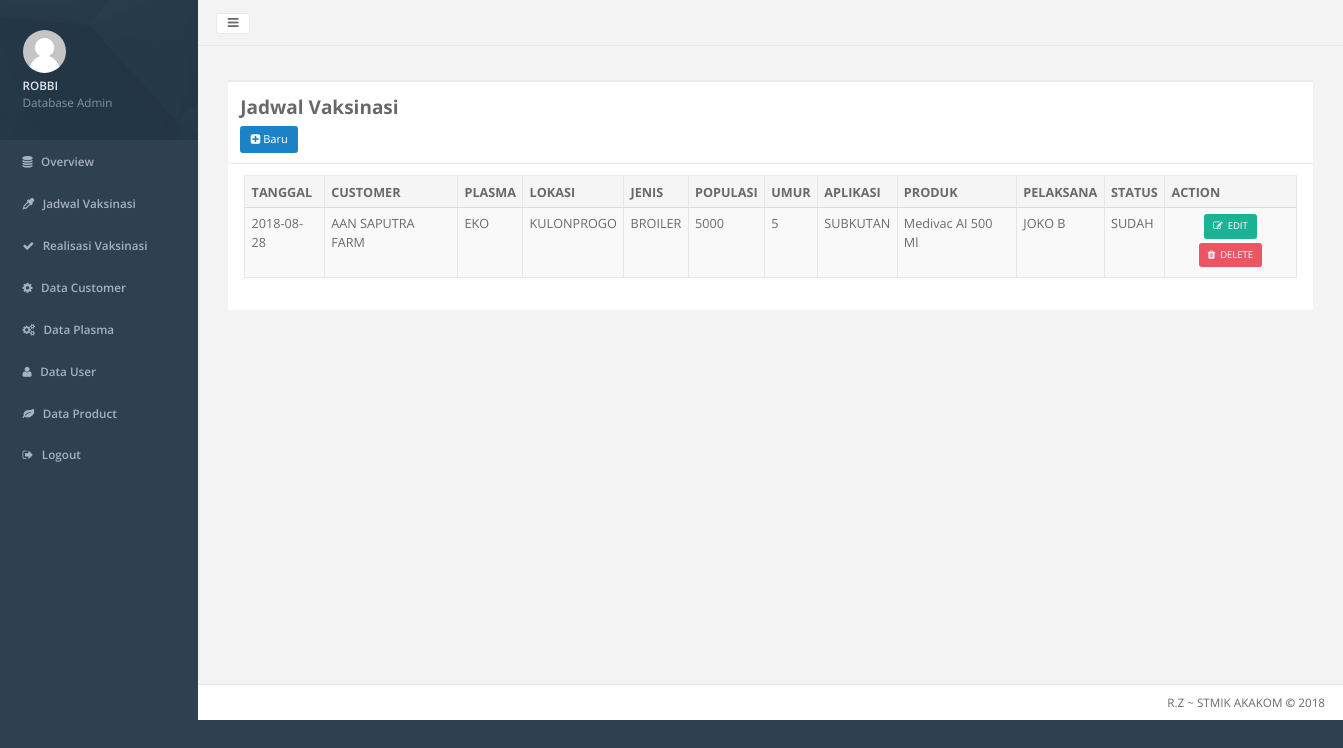
Page /_admin/home.php?hal=vaksinasi-data (signed in) on the earlier database version.
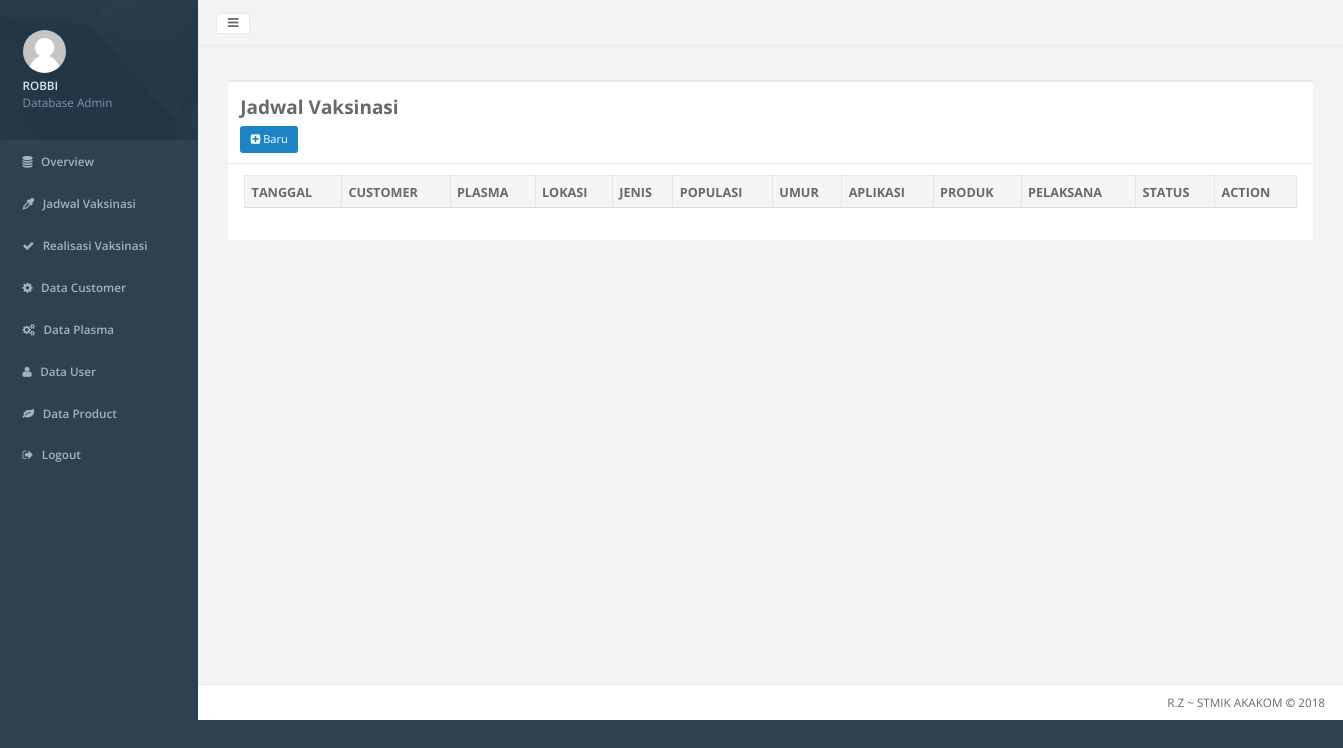
Same page on the later database version.
### tables this page shows
CREATE TABLE `vaksinasi` (
  `vacid` int(255) NOT NULL,
  `plasmacode` int(8) NOT NULL,
  `stockcode` varchar(8) NOT NULL,
  `pelaksana` int(8) NOT NULL,
  `tanggal` date NOT NULL,
  `jenis` enum('LAYER','BROILER','PEJANTAN','BREEDING','BEBEK') NOT NULL,
  `populasi` int(8) NOT NULL,
  `umur` int(4) NOT NULL,
  `aplikasi` enum('SUBKUTAN','IM-DADA','IM-PAHA','T-MATA','T-MULUT','T-HIDUNG','MINUM','SPRAY','SAYAP') NOT NULL,
  `status` enum('BELUM','SUDAH') NOT NULL DEFAULT 'BELUM',
  `donumber` varchar(16) DEFAULT NULL,
  `batch` varchar(16) DEFAULT NULL,
  `kmstart` int(8) DEFAULT NULL,
  `kmfinish` int(8) DEFAULT NULL,
  `remark` varchar(128) DEFAULT NULL,
  `reschedule` enum('A','B','C','D','E','F','G','H') DEFAULT NULL,
  `newdate` date DEFAULT NULL,
  `cancel` enum('1','2','3','4') DEFAULT NULL
);

CREATE TABLE `customer` (
  `custcode` char(5) NOT NULL,
  `custname` varchar(32) NOT NULL,
  `category` enum('PS','Farm','KK','KL','KN') NOT NULL,
  `salesman` varchar(3) NOT NULL
);

CREATE TABLE `plasma` (
  `plasmacode` int(8) NOT NULL,
  `custcode` varchar(5) NOT NULL,
  `plasmaname` varchar(32) NOT NULL,
  `address` varchar(128) NOT NULL,
  `city` varchar(32) NOT NULL,
  `area` enum('DK','LK') NOT NULL,
  `phone` varchar(16) NOT NULL
);

CREATE TABLE `product` (
  `stockcode` varchar(8) NOT NULL,
  `productname` varchar(32) NOT NULL,
  `productline` enum('BP','PP') NOT NULL,
  `package` varchar(16) NOT NULL
);

CREATE TABLE `user` (
  `uid` int(8) NOT NULL,
  `username` varchar(32) NOT NULL,
  `password` varchar(16) NOT NULL,
  `role` enum('admin','koordinator','vaksinator') NOT NULL,
  `token` varchar(64) NOT NULL
);

### _admin/vaksinasi-data.php (the view, shortened to what this page needs)
<div class="wrapper wrapper-content animated fadeInRight" style="zoom: 0.88;">
    <div class="row">
        <div class="col-lg-12">
            <div class="ibox float-e-margins">
                <div class="ibox-title">
                    <h2><b>Jadwal Vaksinasi</b></h2>
                    <a class="btn btn-success" href="home.php?hal=vaksinasi-tambah"><i class="fa fa-plus-square"></i>&nbsp;Baru</a>
                </div>
                <div class="ibox-content">
                    <div class="table-responsive">
                        <table class="table table-striped table-bordered table-hover dataTables-examples" >
                            <thead>
                                <tr>
                                    <th>TANGGAL</th>
                                    <th>CUSTOMER</th>
                                    <th>PLASMA</th>
                                    <th>LOKASI</th>
                                    <th>JENIS</th>
                                    <th>POPULASI</th>
                                    <th>UMUR</th>
                                    <th>APLIKASI</th>
                                    <th>PRODUK</th>
                                    <th>PELAKSANA</th>
                                    <th>STATUS</th>
                                    <th>ACTION</th>
                                </tr>
                            </thead>
                            <tbody>
                            <?php
                            include '../koneksi.php';
                            $sql = "SELECT * FROM vaksinasi,user,product,plasma,customer WHERE vaksinasi.pelaksana = user.uid AND vaksinasi.stockcode=product.stockcode AND vaksinasi.plasmacode = plasma.plasmacode AND plasma.custcode = customer.custcode AND vaksinasi.reschedule IS NULL AND vaksinasi.cancel IS NULL ORDER BY tanggal DESC";
                            $query = mysqli_query($kon, $sql);
                            while ($row = mysqli_fetch_array($query)) {
                            ?>
                                <tr>
                                    <td><?php echo $row['tanggal'];?></td>
                                    <td><?php echo $row['custname'];?></td>
                                    <td><?php echo $row['plasmaname'];?></td>
                                    <td><?php echo $row['city'];?></td>
                                    <td><?php echo $row['jenis'];?></td>
                                    <td><?php echo $row['populasi'];?></td>
                                    <td><?php echo $row['umur'];?></td>
                                    <td><?php echo $row['aplikasi'];?></td>
                                    <td><?php echo $row['productname'];?></td>
                                    <td><?php echo $row['username'];?></td>
                                    <td><?php echo $row['status'];?></td>
                                    <td class="center">
                                        <center>
                                            <a class="btn btn-sm btn-primary" href="home.php?hal=vaksinasi-edit&vacid=<?php echo $row['vacid']?>" title="Edit"><i class="fa fa-edit"></i>&nbsp EDIT</a>
                                            <a class="btn btn-sm btn-danger" href="home.php?hal=vaksinasi-hapus&vacid=<?php echo $row['vacid']?>" title="Delete" onclick="return confirm('Apakah Anda Mau Menghapus Jadwal Vaksinasi Ini')"><i class="fa fa-trash"></i>&nbsp DELETE</a>
                                        </center>
                                    </td>
                                </tr>
                            <?php } ?>
                            </tbody>
                        </table>
                    </div>
                </div>
            </div>
        </div>
    </div>
</div>

Differences in the rows shown:
removed vaksinasi: tanggal "2018-08-28", customer.custname "AAN SAPUTRA FARM", plasma.plasmaname "EKO", plasma.city "KULONPROGO", jenis "BROILER", populasi "5000", umur "5", aplikasi "SUBKUTAN", product.productname "Medivac AI 500 Ml", user.username "JOKO B", status "SUDAH"
